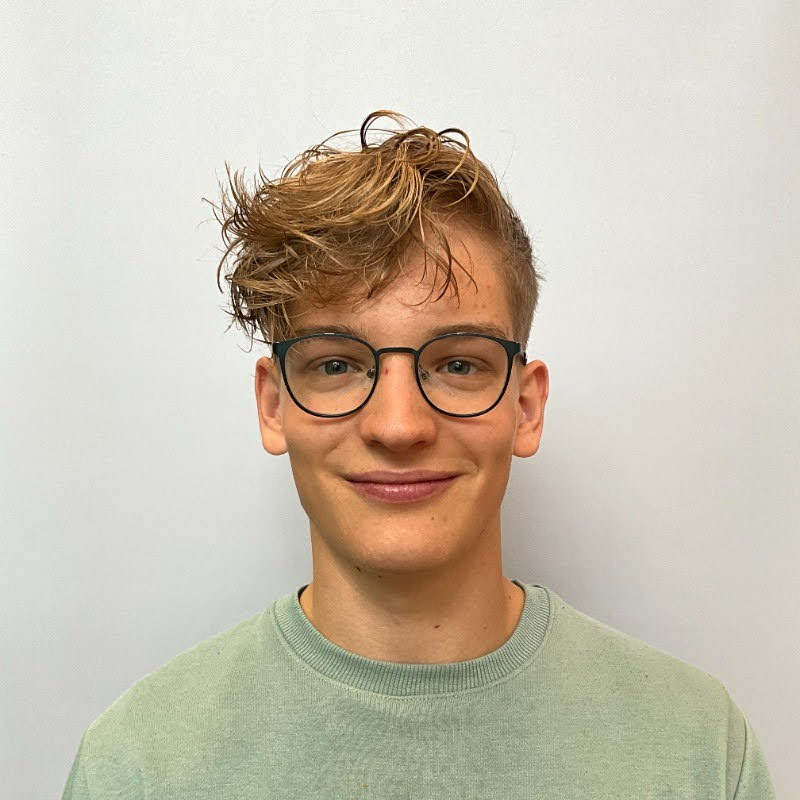
#> input picture my_photo.jpeg, 800 x 800 px, found by its file name
$ jupyter execute --allow-errors images.ipynb   (older library calls are emulated)
#> lines starting #> are read from the running program, lines starting #| are printed output that depends on the picture
#> further down, orginal_image is the input picture: PIL image 800x800 RGB; mean R, G, B 200.8, 191.8, 175.7
# Description
In this notebook we are exploring the idea of dimensionality reduction using the technique called pricipal component analysis. The code is inspired partly by the [Medium post](https://medium.com/@sebastiannorena/pca-principal-components-analysis-applied-to-images-of-faces-d2fc2c083371) and the dataset of images is from [Kaggle](
https://www.kaggle.com/datasets/ashwingupta3012/human-faces).

# Preparation

[cell 1]
# imports
from PIL import Image
import os, sys
import numpy as np
import cv2
import matplotlib.pyplot as plt
from sklearn.decomposition import PCA

[cell 2]
# [21 lines of commented-out code are left out]

#> (a cell that did not finish here is left out)

#> (a cell that did not finish here is left out)

[cell 5]
# take PCA that explains 99.9% of the variance
faces_pca = PCA(n_components=0.999)
#> (the rest of this cell did not finish here and is left out)

#> (a cell that did not finish here is left out)

[cell 7]
# plot first 25 of the eigenfaces
fig, axes = plt.subplots(5,5, figsize=(10, 10), subplot_kw={'xticks':[], 'yticks':[]}, gridspec_kw=dict(hspace=0.01, wspace=0.01))
#> (the rest of this cell did not finish here and is left out)

[cell 8]
# image cropping util
def crop_image(original_image):
    width, height = original_image.size
#> width = 800; height = 800
    crop_box = (
        width // 4,
        height // 4,
        width * 3 // 4,
        height * 3 // 4
    )
#> crop_box = (200, 200, 600, 600)
    cropped_image = original_image.crop(crop_box)
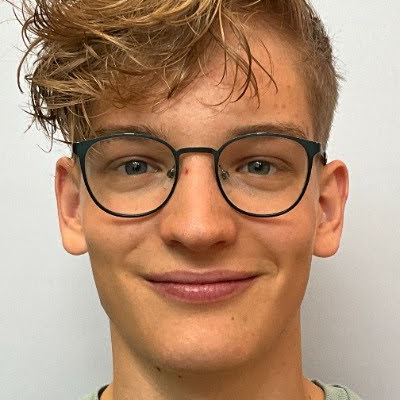
#> cropped_image: PIL image 400x400 RGB; mean R, G, B 178.3, 143.5, 118
    return cropped_image

[cell 9]
# load my image, crop and save it, resize to 200 by 200, and load colorless
orginal_image = Image.open("/home/michal/github/eigenfaces/my_photo.jpeg")
cropped_image = crop_image(orginal_image)
resized_image = cropped_image.resize((200,200), Image.ANTIALIAS)
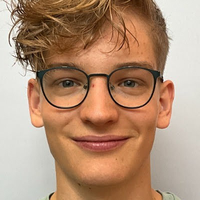
#> resized_image: PIL image 200x200 RGB; mean R, G, B 178.3, 143.5, 118
resized_image.save("/home/michal/github/eigenfaces/my_photo_resized.jpeg", 'JPEG', quality=90)
